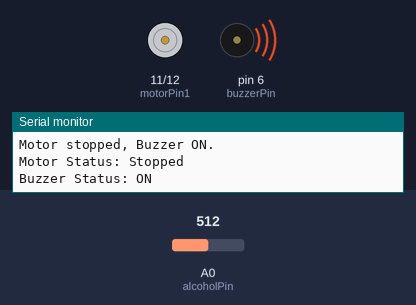
The sketch below on a simulated Arduino Uno, built with avr-gcc and run on an emulated ATmega328P. On the bench: motor-driver pin pairs drawn as motors (green arrow = first pin HIGH = forward, orange = second pin HIGH = backward, longer = more drive), buzzer (waves = sounding, pin HIGH), the last lines printed to the serial monitor. The inputs (shaded band) are chosen by the test bench; at power-on: A0 (alcoholPin) = 512.

Above: at 2.9 s.
3.0 s: A0 (alcoholPin) set to 483
At 5.0 s:
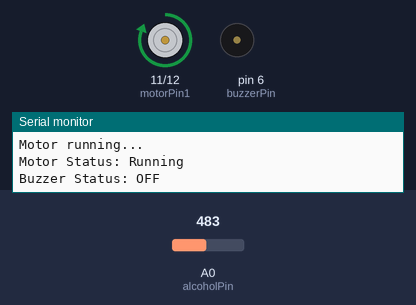
5.8 s: A0 (alcoholPin) set to 510
At 7.3 s:
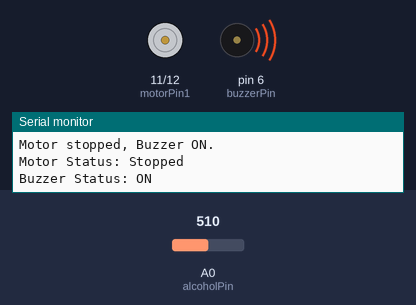
Timing chart, 0 to 8.8 s (numbered marks = the images above; inputs shaded):
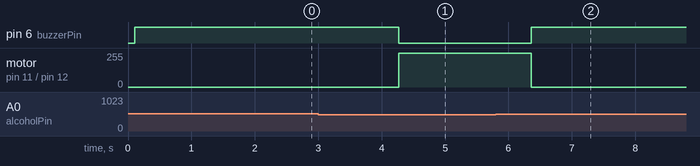

The sketch:

main.ino
```cpp
// Alcohol-detection-engine-lock Arduino Code
int alcoholPin = A0;   // MQ-3 Alcohol sensor connected to A0
int motorPin1 = 11;    // Motor control pin 1 (IN1)
int motorPin2 = 12;    // Motor control pin 2 (IN2)
int buzzerPin = 6;     // Buzzer connected to Pin 6
int threshold = 500;   // Threshold alcohol level for triggering motor lock
int alcoholLevel = 0;  // Variable to store alcohol sensor reading

void setup()
{
  pinMode(motorPin1, OUTPUT); // Set motor control pins as output
  pinMode(motorPin2, OUTPUT);
  pinMode(buzzerPin, OUTPUT);  // Set buzzer pin as output

  Serial.begin(9600); // Start Serial Monitor for debugging
  Serial.println("Alcohol Detection System Initialized...");
  Serial.println("Threshold Level: ");
  Serial.println(threshold); // Print the threshold level for reference
}

void loop()
{
  // Read alcohol level from MQ-3 sensor
  alcoholLevel = analogRead(alcoholPin);
  Serial.print("Alcohol Sensor Reading: ");
  Serial.println(alcoholLevel); // Display raw alcohol level reading on Serial Monitor

  // Compare the alcohol level with the threshold
  if (alcoholLevel > threshold)
  {
    // Alcohol detected above threshold: stop motor and activate buzzer
    Serial.println("ALCOHOL DETECTED! Exceeding threshold level.");
    Serial.println("Motor stopped, Buzzer ON.");
    digitalWrite(motorPin1, LOW); // Stop motor
    digitalWrite(motorPin2, LOW);
    digitalWrite(buzzerPin, HIGH); // Activate buzzer
  }
  else
  {
    // No alcohol detected: run motor and keep buzzer off
    Serial.println("No alcohol detected. Level is below the threshold.");
    Serial.println("Motor running...");
    digitalWrite(motorPin1, HIGH); // Run motor forward
    digitalWrite(motorPin2, LOW);
    digitalWrite(buzzerPin, LOW); // Turn off buzzer
  }

  // Print the current system state to the Serial Monitor
  Serial.print("Motor Status: ");
  if (alcoholLevel > threshold)
  {
    Serial.println("Stopped");
  }
  else
  {
    Serial.println("Running");
  }

  Serial.print("Buzzer Status: ");
  if (digitalRead(buzzerPin) == HIGH)
  {
    Serial.println("ON");
  }
  else
  {
    Serial.println("OFF");
  }

  Serial.println(); // Add a blank line between readings for better readability
  delay(2000);      // Delay for 2 seconds before the next sensor reading
}
```

Measured:
- the behaviour switches between 501 and 500 on A0 (alcoholPin) (found by bisection; images 0 and 1)
- after the input at 3.0 s, pin 6 (buzzerPin): HIGH → LOW after 1.3 s; motor on pin 11 (motorPin1) / pin 12 (motorPin2): stopped → forward 255/255 after 1.3 s
- after the input at 5.8 s, pin 6 (buzzerPin): LOW → HIGH after 0.56 s; motor on pin 11 (motorPin1) / pin 12 (motorPin2): forward 255/255 → stopped after 0.56 s
